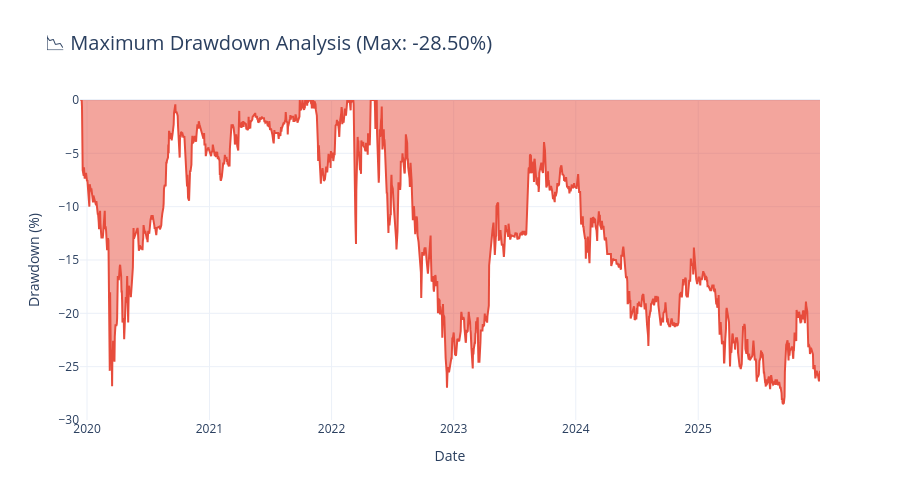

This figure's notebook cell:
### Code cell
# Risk Metrics Calculation
# Purpose: Calculate comprehensive risk measures for investment evaluation

# Annualized metrics (assuming 252 trading days per year)
trading_days = 252
returns_clean = df['Daily_Return'].dropna()

# Calculate risk metrics
avg_daily_return = returns_clean.mean()
daily_volatility = returns_clean.std()
annualized_return = avg_daily_return * trading_days
annualized_volatility = daily_volatility * np.sqrt(trading_days)
sharpe_ratio = (annualized_return - 2.5) / annualized_volatility  # Assuming 2.5% risk-free rate

# Value at Risk (VaR) - 95% confidence
var_95 = returns_clean.quantile(0.05)
var_99 = returns_clean.quantile(0.01)

# Maximum Drawdown
cumulative_returns = (1 + df['Daily_Return']/100).cumprod()
running_max = cumulative_returns.expanding().max()
drawdown = (cumulative_returns - running_max) / running_max * 100
max_drawdown = drawdown.min()

print("\n📊 COMPREHENSIVE RISK METRICS")
print("="*80)
print(f"\n📈 Return Metrics:")
print(f"  • Average Daily Return: {avg_daily_return:.4f}%")
print(f"  • Annualized Return: {annualized_return:.2f}%")

print(f"\n📉 Risk Metrics:")
print(f"  • Daily Volatility: {daily_volatility:.4f}%")
print(f"  • Annualized Volatility: {annualized_volatility:.2f}%")
print(f"  • Maximum Drawdown: {max_drawdown:.2f}%")

print(f"\n⚠️ Value at Risk (VaR):")
print(f"  • VaR 95%: {var_95:.2f}% (95% chance daily loss won't exceed this)")
print(f"  • VaR 99%: {var_99:.2f}% (99% chance daily loss won't exceed this)")

print(f"\n📊 Risk-Adjusted Performance:")
print(f"  • Sharpe Ratio: {sharpe_ratio:.4f}")
print(f"    Interpretation: {'Excellent (>2)' if sharpe_ratio > 2 else 'Good (1-2)' if sharpe_ratio > 1 else 'Fair (0-1)' if sharpe_ratio > 0 else 'Poor (<0)'}")

# Visualize drawdown
fig = go.Figure()
fig.add_trace(go.Scatter(x=df['Date'], y=drawdown, fill='tozeroy',
                         name='Drawdown', line=dict(color='#e74c3c')))
fig.update_layout(
    title=f'📉 Maximum Drawdown Analysis (Max: {max_drawdown:.2f}%)',
    title_font_size=20,
    yaxis_title='Drawdown (%)',
    xaxis_title='Date',
    height=500,
    hovermode='x unified'
)
fig.show()

print("\n💡 Risk Metrics Explained:")
print("="*80)
print("• Sharpe Ratio: Risk-adjusted return (higher is better, >1 is good)")
print("• VaR: Potential loss in worst-case scenarios")
print("• Max Drawdown: Largest peak-to-trough decline (recovery difficulty indicator)")

### Figure 1 — Plotly figure (JSON) as saved in the notebook; plotly's stock layout.template omitted (floating-point values rounded to 4 significant figures; data arrays with more than 128 entries replaced by an {"elided": "..."} marker saying what was removed)
{"data": [{"fill": "tozeroy", "line": {"color": "#e74c3c"}, "name": "Drawdown", "type": "scatter", "x": {"elided": "1514 str values"}, "y": {"elided": "1514 float values"}}], "layout": {"height": 500, "hovermode": "x unified", "title": {"font": {"size": 20}, "text": "📉 Maximum Drawdown Analysis (Max: -28.50%)"}, "xaxis": {"title": {"text": "Date"}}, "yaxis": {"title": {"text": "Drawdown (%)"}}}}
